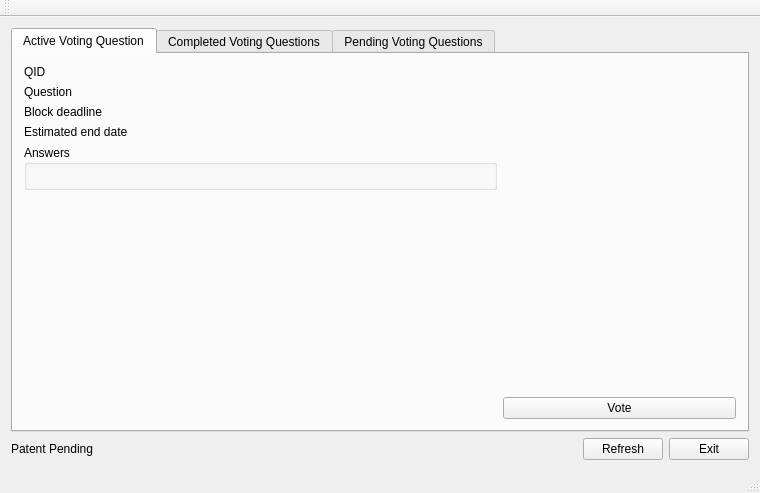
<?xml version="1.0" encoding="UTF-8"?>
<ui version="4.0">
 <class>MainWindow</class>
 <widget class="QMainWindow" name="MainWindow">
  <property name="enabled">
   <bool>true</bool>
  </property>
  <property name="geometry">
   <rect>
    <x>0</x>
    <y>0</y>
    <width>760</width>
    <height>493</height>
   </rect>
  </property>
  <property name="windowTitle">
   <string>Cryto Voter v0.1.0</string>
  </property>
  <property name="windowIcon">
   <iconset resource="res.qrc">
    <normaloff>:/images/bitcoinBlue.png</normaloff>:/images/bitcoinBlue.png</iconset>
  </property>
  <widget class="QWidget" name="centralWidget">
   <layout class="QGridLayout" name="gridLayout">
    <item row="1" column="0">
     <layout class="QGridLayout" name="gridLayout_4">
      <item row="0" column="2">
       <spacer name="horizontalSpacer_2">
        <property name="orientation">
         <enum>Qt::Horizontal</enum>
        </property>
        <property name="sizeHint" stdset="0">
         <size>
          <width>40</width>
          <height>20</height>
         </size>
        </property>
       </spacer>
      </item>
      <item row="0" column="3">
       <widget class="QPushButton" name="bRefresh">
        <property name="text">
         <string>Refresh</string>
        </property>
       </widget>
      </item>
      <item row="0" column="4">
       <widget class="QPushButton" name="bExit">
        <property name="text">
         <string>Exit</string>
        </property>
       </widget>
      </item>
      <item row="0" column="1">
       <widget class="QLabel" name="lRefresh">
        <property name="text">
         <string/>
        </property>
       </widget>
      </item>
      <item row="0" column="0">
       <widget class="QLabel" name="lMessage">
        <property name="text">
         <string>Patent Pending</string>
        </property>
       </widget>
      </item>
     </layout>
    </item>
    <item row="0" column="0">
     <widget class="QTabWidget" name="tabPolls">
      <property name="styleSheet">
       <string notr="true"/>
      </property>
      <property name="currentIndex">
       <number>0</number>
      </property>
      <widget class="QWidget" name="tabActive">
       <attribute name="title">
        <string>Active Voting Question</string>
       </attribute>
       <layout class="QGridLayout" name="gridLayout_3">
        <item row="6" column="0">
         <widget class="QLabel" name="lDeadline">
          <property name="text">
           <string>Estimated end date</string>
          </property>
         </widget>
        </item>
        <item row="4" column="0">
         <widget class="QLabel" name="lBlockDeadline">
          <property name="text">
           <string>Block deadline</string>
          </property>
         </widget>
        </item>
        <item row="10" column="0" colspan="2">
         <spacer name="horizontalSpacer">
          <property name="orientation">
           <enum>Qt::Horizontal</enum>
          </property>
          <property name="sizeHint" stdset="0">
           <size>
            <width>40</width>
            <height>20</height>
           </size>
          </property>
         </spacer>
        </item>
        <item row="10" column="2">
         <widget class="QPushButton" name="bVote">
          <property name="text">
           <string>Vote</string>
          </property>
         </widget>
        </item>
        <item row="4" column="1">
         <widget class="QLabel" name="lBlockDeadlineValue">
          <property name="text">
           <string/>
          </property>
         </widget>
        </item>
        <item row="7" column="0" colspan="2">
         <widget class="QGroupBox" name="boxRadioButtons">
          <property name="title">
           <string>Answers</string>
          </property>
          <layout class="QFormLayout" name="formLayout">
           <item row="0" column="0">
            <layout class="QVBoxLayout" name="vlRadio"/>
           </item>
          </layout>
         </widget>
        </item>
        <item row="8" column="0">
         <spacer name="verticalSpacer">
          <property name="orientation">
           <enum>Qt::Vertical</enum>
          </property>
          <property name="sizeHint" stdset="0">
           <size>
            <width>20</width>
            <height>40</height>
           </size>
          </property>
         </spacer>
        </item>
        <item row="6" column="1">
         <widget class="QLabel" name="lDeadlineValue">
          <property name="text">
           <string/>
          </property>
         </widget>
        </item>
        <item row="3" column="1">
         <widget class="QLabel" name="lQuestion">
          <property name="text">
           <string/>
          </property>
         </widget>
        </item>
        <item row="3" column="0">
         <widget class="QLabel" name="lTitle">
          <property name="text">
           <string>Question</string>
          </property>
         </widget>
        </item>
        <item row="2" column="1">
         <widget class="QLabel" name="lId">
          <property name="text">
           <string/>
          </property>
         </widget>
        </item>
        <item row="2" column="0">
         <widget class="QLabel" name="label_2">
          <property name="text">
           <string>QID</string>
          </property>
         </widget>
        </item>
       </layout>
      </widget>
      <widget class="QWidget" name="tabComplete">
       <attribute name="title">
        <string>Completed Voting Questions</string>
       </attribute>
       <layout class="QGridLayout" name="gridLayout_7">
        <item row="0" column="0">
         <layout class="QGridLayout" name="gridLayout_6">
          <item row="1" column="1">
           <widget class="QLineEdit" name="txtCompFilter"/>
          </item>
          <item row="1" column="0">
           <widget class="QLabel" name="lCompleteFilter">
            <property name="text">
             <string>Filter</string>
            </property>
           </widget>
          </item>
          <item row="1" column="2">
           <widget class="QComboBox" name="cCompleteColumn"/>
          </item>
          <item row="0" column="0" colspan="3">
           <widget class="QTreeView" name="tCompleteView"/>
          </item>
         </layout>
        </item>
       </layout>
      </widget>
      <widget class="QWidget" name="tabPending">
       <attribute name="title">
        <string>Pending Voting Questions</string>
       </attribute>
       <layout class="QGridLayout" name="gridLayout_2">
        <item row="2" column="0">
         <layout class="QGridLayout" name="gridLayout_5">
          <item row="1" column="2">
           <widget class="QComboBox" name="cPendingColumn"/>
          </item>
          <item row="1" column="1">
           <widget class="QLineEdit" name="txtPendingFilter"/>
          </item>
          <item row="0" column="0" colspan="3">
           <widget class="QTreeView" name="tPendingView"/>
          </item>
          <item row="1" column="0">
           <widget class="QLabel" name="label">
            <property name="text">
             <string>Filter</string>
            </property>
           </widget>
          </item>
         </layout>
        </item>
       </layout>
      </widget>
     </widget>
    </item>
   </layout>
  </widget>
  <widget class="QMenuBar" name="menuBar">
   <property name="geometry">
    <rect>
     <x>0</x>
     <y>0</y>
     <width>760</width>
     <height>25</height>
    </rect>
   </property>
  </widget>
  <widget class="QToolBar" name="mainToolBar">
   <attribute name="toolBarArea">
    <enum>TopToolBarArea</enum>
   </attribute>
   <attribute name="toolBarBreak">
    <bool>false</bool>
   </attribute>
  </widget>
  <widget class="QStatusBar" name="statusBar"/>
 </widget>
 <layoutdefault spacing="6" margin="11"/>
 <resources>
  <include location="res.qrc"/>
 </resources>
 <connections>
  <connection>
   <sender>bExit</sender>
   <signal>clicked()</signal>
   <receiver>MainWindow</receiver>
   <slot>close()</slot>
   <hints>
    <hint type="sourcelabel">
     <x>749</x>
     <y>460</y>
    </hint>
    <hint type="destinationlabel">
     <x>396</x>
     <y>327</y>
    </hint>
   </hints>
  </connection>
 </connections>
</ui>
